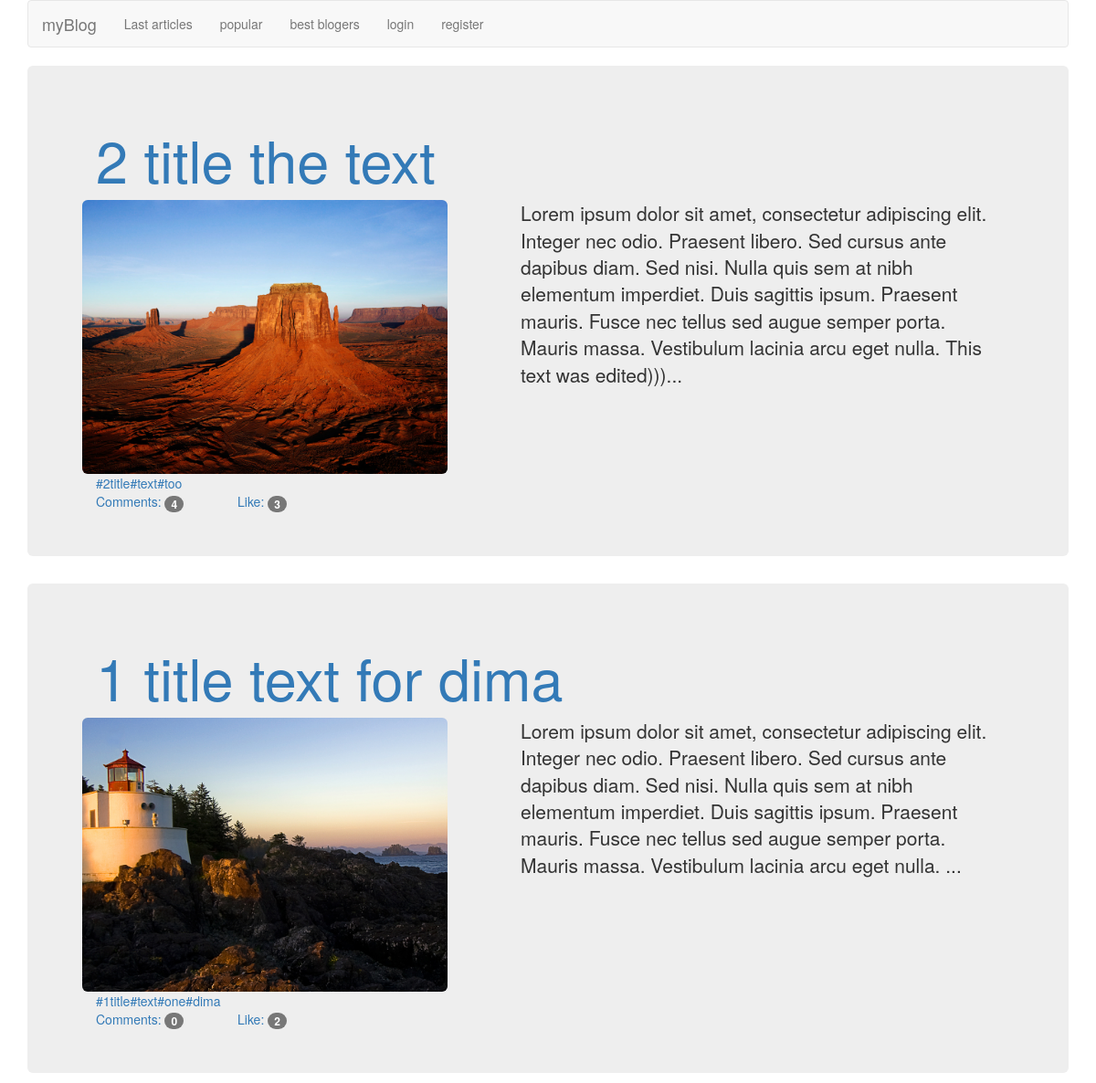
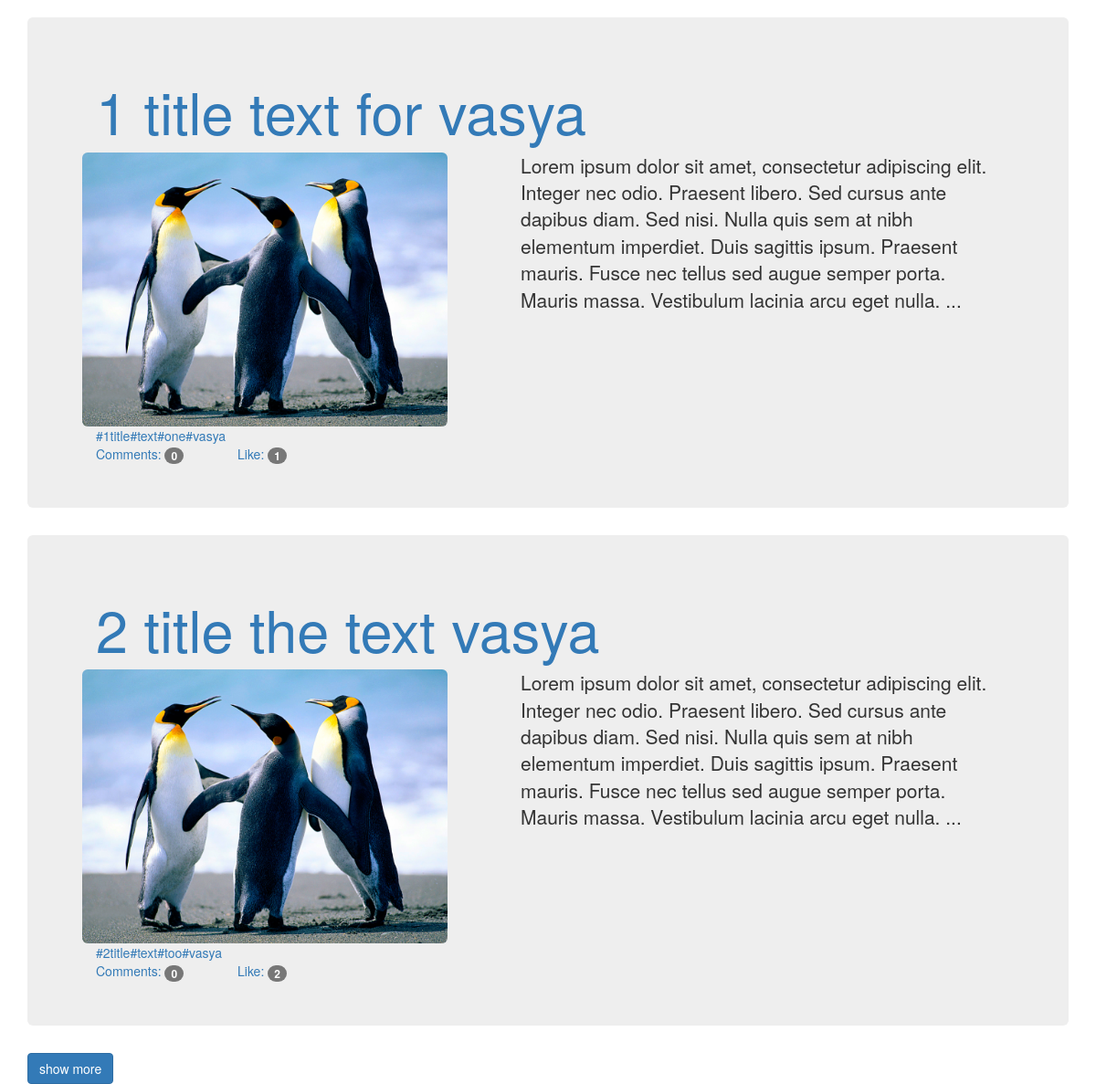
/heshTags.php?id=text, run on the app's committed database (2 pictures, top to bottom).
### tables this page shows
CREATE TABLE IF NOT EXISTS `posts` (
  `id` int(11) NOT NULL AUTO_INCREMENT,
  `id_user` varchar(32) NOT NULL,
  `date` date NOT NULL,
  `title` varchar(64) NOT NULL,
  `image` varchar(255) NOT NULL,
  `text` text NOT NULL,
  PRIMARY KEY (`id`),
  KEY `id_user` (`id_user`)
);

CREATE TABLE IF NOT EXISTS `heshtegs` (
  `id` int(11) NOT NULL AUTO_INCREMENT,
  `id_post` int(11) NOT NULL,
  `heshTegs` varchar(255) NOT NULL,
  PRIMARY KEY (`id`)
);

### heshTags.php (the view, shortened to what this page needs)
<!DOCTYPE html>
<html lang="ru">
  <head>
    <link href="css/bootstrap.min.css" rel="stylesheet">
  </head>
  <body>
  <div class='container'>
	<?php
	if($_SESSION['login']){
		include"authorizedUser.php";
	}else{
		if($_COOKIE['login']){
		include"authorizedUser.php";
		}else{
		include"guest.php";
		}
	}
	?>
	</div>
    <div class='container'>
		<div id='container1'>
			<?php
			include"connect.php";
			$sql = $db ->query("
			SELECT distinct(p.id), p.id_user, p.title, p.image, p.`text`, h.heshTegs
			FROM posts p
			INNER JOIN heshtegs h ON  p.id=h.id_post
			WHERE h.heshTegs =  '{$_GET['id']}' LIMIT 5");
			while($result = $sql->fetch()){
				$newsData[] = $result;
			}
			foreach($newsData as $oneNews):
			$oneNews['text']=substr($oneNews['text'],0,540).'...';
				?>
				<div class='jumbotron'>
					<a href="/myBlog/article.php?id=<?=$oneNews['id'];?>">
						<div class='container'>
							<h1><?=$oneNews['title'];?></h1>
						</div>
					</a>
					<div class='row col-md-6'>
						<img src = '<?=$oneNews['image'];?>' class='img-rounded' style='width:400px;height:300px;'>
					</div>
					<div class='container'>
						<p class='lead'><?=$oneNews['text'];?></p>
					</div>
					<div class='container'>
					<?php
					$sql= $db-> query("SELECT id_post,`heshTegs` FROM `heshtegs` WHERE `id_post`='{$oneNews['id']}'");
					$heshTags = $sql->fetchAll();
					foreach($heshTags as $hesh){
						echo "<a href='/myBlog/heshTags.php?id={$hesh['heshTegs']}'>#{$hesh['heshTegs']}</a>";
					}
					?>
					</div>
					<div class='container col-md-2'>
					<?php
					$sql = $db->query("SELECT count(c.id) as id FROM comments c INNER JOIN posts p ON p.id = c.id_post WHERE c.id_post = '{$oneNews['id']}'");
					$allC = $sql->fetch();
					echo "<a>Comments: <span class='badge'>".$allC['id']."</span></a>";
					?>
					</div>
					<div class='container'>
					<?php
					$sql = $db->query("SELECT count(l.id) as id FROM posts p INNER JOIN `like` l ON p.id = l.id_post WHERE l.id_post = '{$oneNews['id']}'");
					$allC = $sql->fetch();
					echo "<a>Like: <span class='badge'>".$allC['id']."</span></a>";
					?>
					</div>
				</div>
			<?php endforeach; ?>
		</div>
		<input id="show_more" count_show="5" count_add="5" heshT="<?=$oneNews['heshTegs']?>" type="button" value="show more" class='btn btn-primary' >
	</div>
  </body>
</html>

### guest.php
<?php
echo "
			<nav class='navbar navbar-default'>
			<div class='container'>
				<div class='navbar-header'>
					<button type='button' class = 'navbar-toggle colapsed' data-toogle='colapse' data-target='#navbar' aria-expanded='false' aria-controls='navbar'>
						<span class='sr-only'></span>
						<span class='icon-bar'></span>
						<span class='icon-bar'></span>
						<span class='icon-bar'></span>
					</button>
					<a class='navbar-brand' href='/myBlog/index.php'>myBlog</a>
				</div>
				<div id ='navbar' class='navbar-collapse collapse'>
					<ul class=' nav navbar-nav'>
						<li id='lastPosts' style='' class=''>
							<a href='/myBlog/index.php'>Last articles</a>
						</li>
						<li id='wiewed' style=''>
							<a href='/myBlog/wiewed.php'>popular</a>
						</li>
						<li id='bestBloggers' style=''>
							<a href='/myBlog/bestBlogers.php'>best blogers</a>
						</li>
						<li id='login' style=''>
							<a href='/myBlog/autorization/login.html'>login</a>
						</li>
						<li id='registration' style=''>
							<a href='/myBlog/registration/registration.html'>register</a>
						</li>
					</ul>
				</div>
			</div>
		</nav>
";
?>

### data on the page
posts: title "2 title the text", image (picture), text "Lorem ipsum dolor sit amet, consectetur adipiscing elit. Integer nec odio. Praesent libero. Sed cursus ante dapibus diam. Sed nisi. Nulla quis sem at nibh elementum imperdiet. Duis sagittis ipsum. Praesent mauris. Fusce nec tellus sed augue semper porta. Mauris massa. Vestibulum lacinia arcu eget nulla. This text was edited)))...", id "4", id "3"
heshtegs: heshTegs "2title"
heshtegs: heshTegs "text"
heshtegs: heshTegs "too"
posts: title "1 title text for dima", image (picture), text "Lorem ipsum dolor sit amet, consectetur adipiscing elit. Integer nec odio. Praesent libero. Sed cursus ante dapibus diam. Sed nisi. Nulla quis sem at nibh elementum imperdiet. Duis sagittis ipsum. Praesent mauris. Fusce nec tellus sed augue semper porta. Mauris massa. Vestibulum lacinia arcu eget nulla. ...", id "0", id "2"
heshtegs: heshTegs "1title"
heshtegs: heshTegs "text"
heshtegs: heshTegs "one"
heshtegs: heshTegs "dima"
posts: title "1 title text for vasya", image (picture), text "Lorem ipsum dolor sit amet, consectetur adipiscing elit. Integer nec odio. Praesent libero. Sed cursus ante dapibus diam. Sed nisi. Nulla quis sem at nibh elementum imperdiet. Duis sagittis ipsum. Praesent mauris. Fusce nec tellus sed augue semper porta. Mauris massa. Vestibulum lacinia arcu eget nulla. ...", id "0", id "1"
heshtegs: heshTegs "1title"
heshtegs: heshTegs "text"
heshtegs: heshTegs "one"
heshtegs: heshTegs "vasya"
posts: title "2 title the text vasya", image (picture), text "Lorem ipsum dolor sit amet, consectetur adipiscing elit. Integer nec odio. Praesent libero. Sed cursus ante dapibus diam. Sed nisi. Nulla quis sem at nibh elementum imperdiet. Duis sagittis ipsum. Praesent mauris. Fusce nec tellus sed augue semper porta. Mauris massa. Vestibulum lacinia arcu eget nulla. ...", id "0", id "2"
heshtegs: heshTegs "2title"
heshtegs: heshTegs "text"
heshtegs: heshTegs "too"
heshtegs: heshTegs "vasya"
